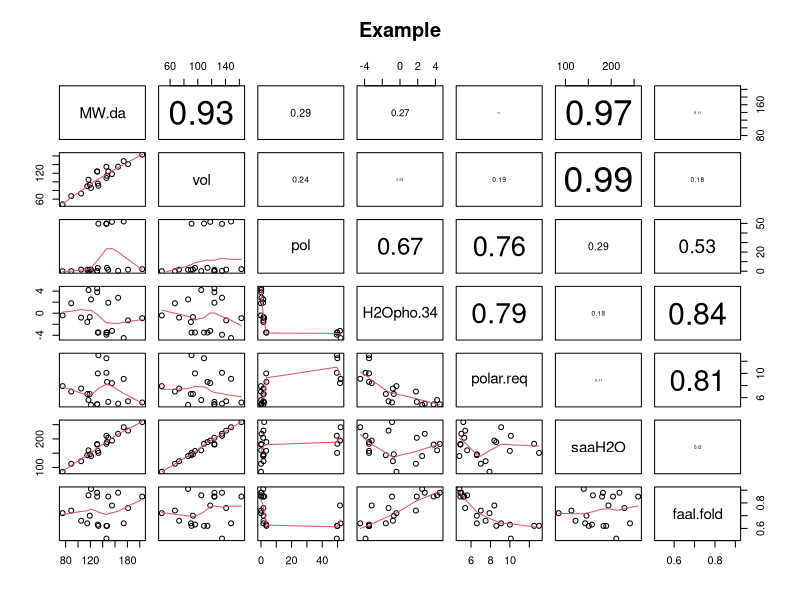
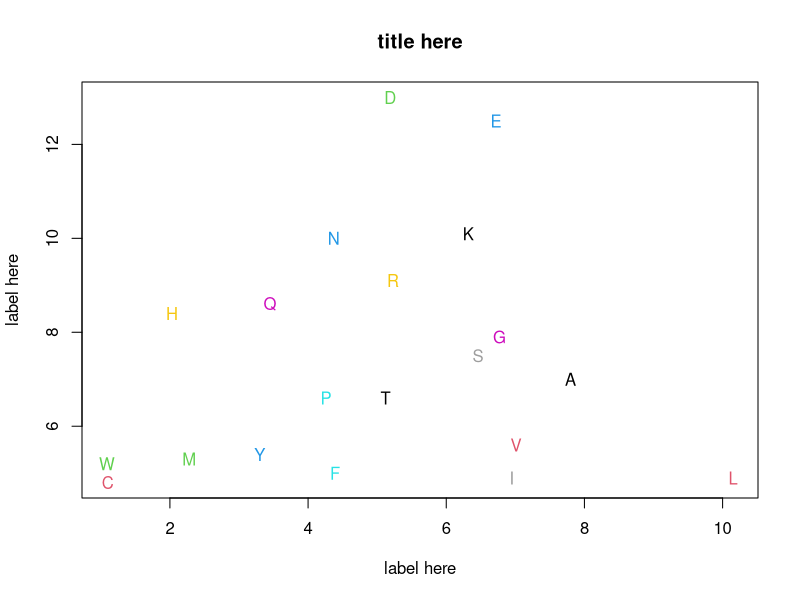
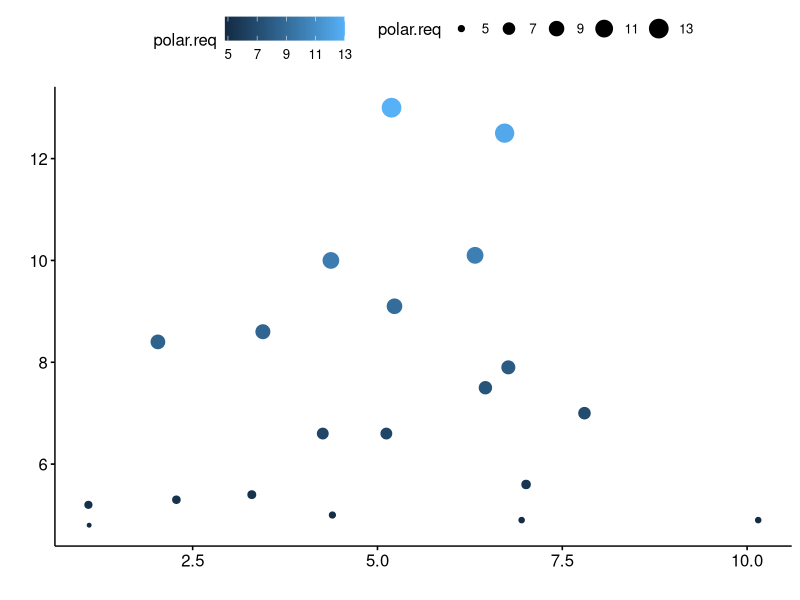
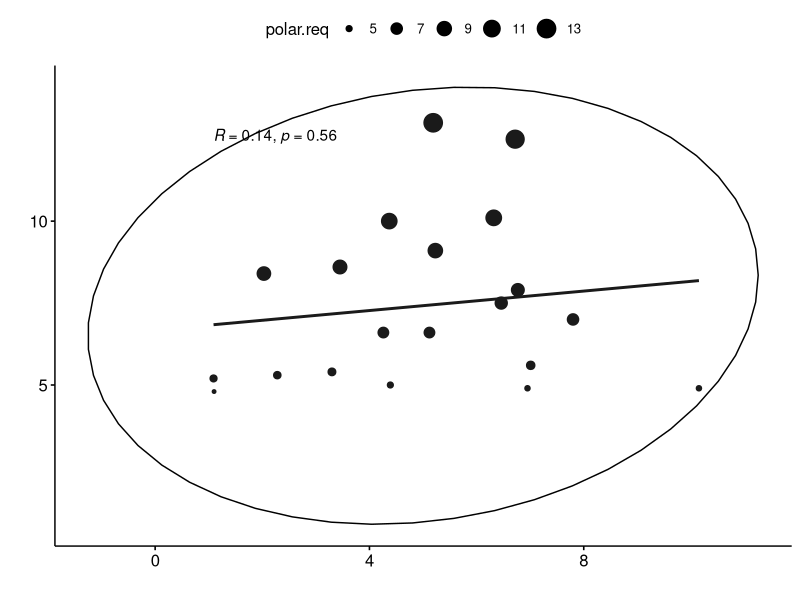
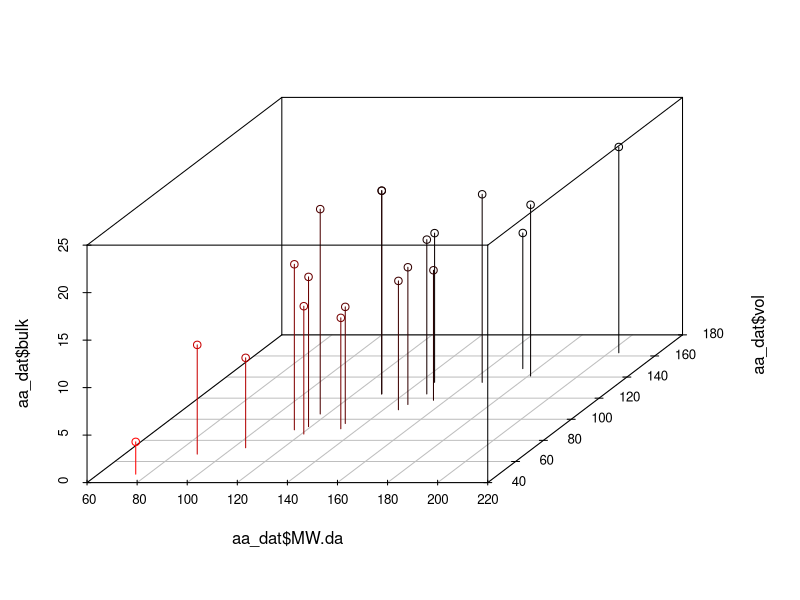
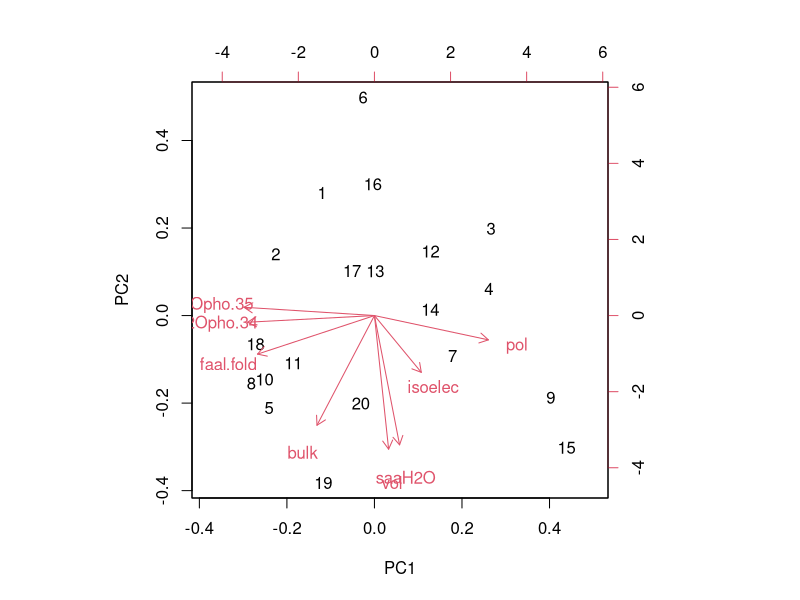
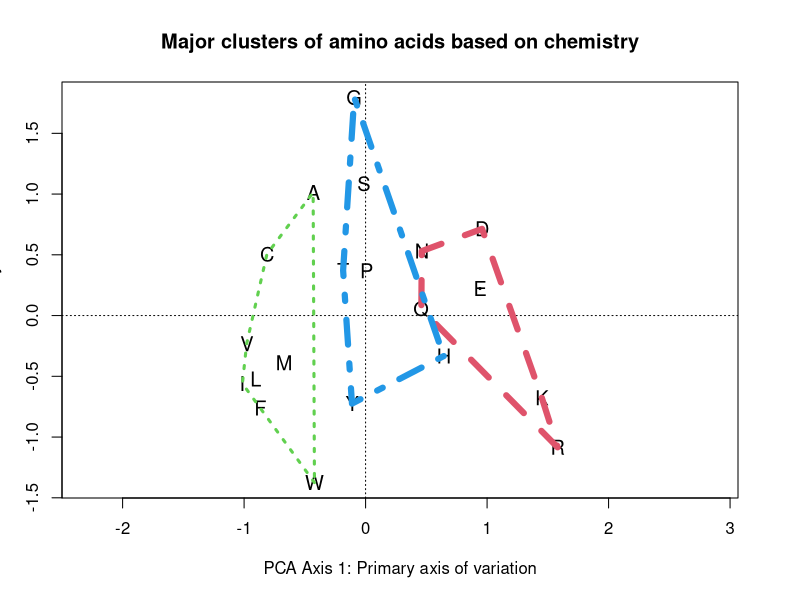
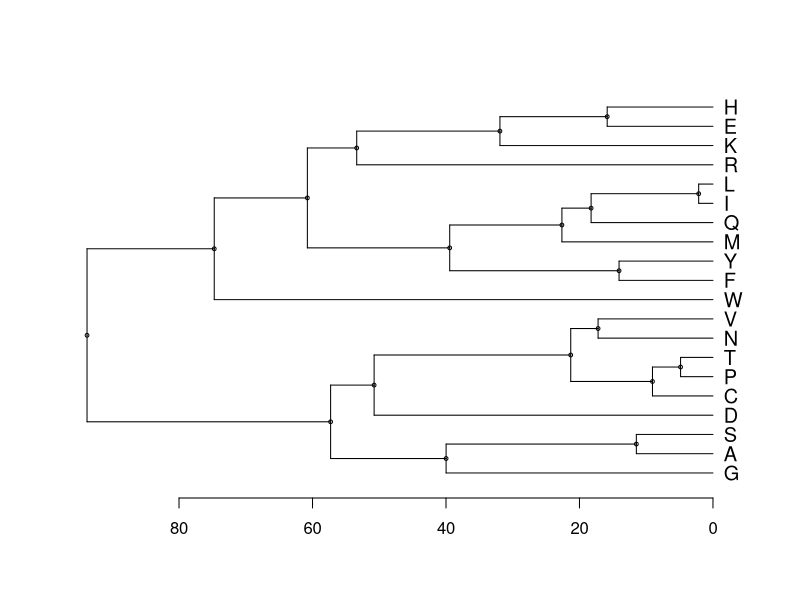

The R script that drew these images, in order:
## ---- chunk 1
library(ggplot2)
library(ggpubr)
library(vegan)
library(scatterplot3d)
## ---- chunk 2
# 1 letter code
aa        <-c('A','C','D','E','F','G','H','I','K','L','M','N',
              'P','Q','R','S','T','V','W','Y')


## molecular weight in dalton
MW.da     <-c(89,121,133,146,165,75,155,131,146,131,149,132,115,147,174,105,119,117,204,181)

## vol from van der Waals radii 
vol    <-c(67,86,91,109,135,48,118,124,135,124,124,96,90,
              114,148,73,93,105,163,141)

##  bulk – a measure of the shape of the side chain
bulk <-c(11.5,13.46,11.68,13.57,19.8,3.4,13.69,21.4,
              15.71,21.4,16.25,12.28,17.43,
              14.45,14.28,9.47,15.77,21.57,21.67,18.03)

## pol – a measure of the electric field strength around the molecule
pol  <-c(0,1.48,49.7,49.9,0.35,0,51.6,0.13,49.5,0.13,
              1.43,3.38,1.58,3.53,52,1.67,1.66,0.13,2.1,1.61)

## isoelec point
isoelec <-c(6,5.07,2.77,3.22,5.48,5.97,7.59,6.02,9.74,5.98,
                   5.74,5.41,6.3,5.65,10.76,5.68,6.16,5.96,5.89,5.66)

## 1st Hydrophobicity scale
H2Opho.34 <-c(1.8,2.5,-3.5,-3.5,2.8,-0.4,-3.2,4.5,-3.9,3.8,1.9,
                  -3.5,-1.6,-3.5,-4.5,-0.8,-0.7,4.2,-0.9,-1.3)

## 2nd Hydrophobicity scale
H2Opho.35 <-c(1.6,2,-9.2,-8.2,3.7,1,-3,3.1,-8.8,2.8,3.4,-4.8,
                  -0.2,-4.1,-12.3,0.6,1.2,2.6,1.9,-0.7)

## Surface area accessible to water in an unfolded peptide
saaH2O       <-c(113,140,151,183,218,85,194,182,211,180,204,158,
                 143,189,241,122,146,160,259,229)


## Fraction of accessible area lost when a protein folds
faal.fold    <-c(0.74,0.91,0.62,0.62,0.88,0.72,0.78,0.88,0.52,
                 0.85,0.85,0.63,0.64,0.62,0.64,0.66,0.7,0.86,0.85,0.76)



# Polar requirement 
polar.req    <-c(7,4.8,13,12.5,5,7.9,8.4,4.9,10.1,4.9,5.3,10,
                 6.6,8.6,9.1,7.5,6.6,5.6,5.2,5.4)

## relative frequency of occurance
## "The frequencies column shows the mean 
### percentage of each amino acid in the protein sequences 
### of modern organisms"
freq        <-c(7.8,1.1,5.19,6.72,4.39,6.77,2.03,6.95,6.32,
                10.15,2.28,4.37,4.26,3.45,5.23,6.46,5.12,7.01,1.09,3.3)

##
# charges
## un = Un-charged
## neg = negative
## pos = positive
charge<-c('un','un','neg','neg','un','un','pos','un','pos',
          'un','un','un','un','un','pos','un','un','un','un','un')

## hydropathy
hydropathy<-c('hydrophobic','hydrophobic','hydrophilic','
              hydrophilic','hydrophobic','neutral','neutral',
              'hydrophobic','hydrophilic','hydrophobic','hydrophobic',
              'hydrophilic','neutral',
              'hydrophilic','hydrophilic','neutral','neutral',
              'hydrophobic','hydrophobic','neutral')

## vol
vol.cat<-c('verysmall','small','small','medium',
              'verylarge','verysmall','medium','large','large',
              'large','large','small','small','medium','large',
              'verysmall',
              'small','medium','verylarge','verylarge')

## pol
pol.cat<-c('nonpolar','nonpolar','polar','polar',
                'nonpolar','nonpolar','polar','nonpolar',
                'polar','nonpolar','nonpolar','polar','nonpolar','polar',
                'polar','polar','polar','nonpolar','nonpolar','polar')

## chemical
chemical<-c('aliphatic','sulfur','acidic','acidic','aromatic',
            'aliphatic','basic','aliphatic','basic','aliphatic','sulfur',
            'amide','aliphatic','amide','basic','hydroxyl','hydroxyl',
            'aliphatic','aromatic','aromatic')




## ---- chunk 3
### Build dataframe
aa_dat <- data.frame(aa, 
                     MW.da,vol,
                     bulk, pol, 
                     isoelec,H2Opho.34, H2Opho.35,
                     saaH2O, faal.fold, polar.req,
                     freq, charge, hydropathy,
                     vol.cat, pol.cat, chemical)
## ---- chunk 4
cor_ <- round(cor(aa_dat[,-c(1,13:17)]),2)
diag(cor_) <- NA
cor_[upper.tri(cor_)] <- NA
cor_


## ---- chunk 5
which(cor_ == max(cor_, na.rm = T), arr.ind = T)
## ---- chunk 6
max(cor_, na.rm = T)
min(cor_, na.rm = T)
which(cor_ == min(cor_, na.rm = T), arr.ind = T)
## ---- chunk 7
panel.cor <- function(x, y, digits = 2, prefix = "", cex.cor,...)
{
    usr <- par("usr"); on.exit(par(usr))
    par(usr = c(0, 1, 0, 1))
    r <- abs(cor(x, y))
    txt <- format(c(r, 0.123456789), digits = digits)[1]
    txt <- paste0(prefix, txt)
    if(missing(cex.cor)) cex.cor <- 0.8/strwidth(txt)
    text(0.5, 0.5, txt, cex = cex.cor * r)
}
## ---- chunk 8
plot(aa_dat[,c("MW.da","vol","pol",
               "H2Opho.34","polar.req",
               "saaH2O","faal.fold")],
     panel = panel.smooth,
      upper.panel =panel.cor ,
     main = "Example")
## ---- chunk 9
plot(polar.req  ~ freq, data = aa_dat,
     xlab = "label here",
     ylab = "label here",
     main = "title here",
     col = 0)

text(polar.req ~ freq, 
     labels = aa, 
     data = aa_dat, 
     col = 1:20)
## ---- chunk 10
ggscatter(y = "polar.req",
          x = "freq",
          size = "polar.req",
          color = "polar.req",
          data = aa_dat,
          xlab = "",
          ylab = "")
## ---- chunk 11
ggscatter(y = "polar.req",
          x = "freq",
          size = "polar.req",
           add = "reg.line",  # line of best fit
           ellipse = TRUE,   # data ellipse
          cor.coef = TRUE, # correlation coef
         # color = "freq",
          data = aa_dat,
         xlab = "",
         ylab = "")
## ---- chunk 12
scatterplot3d(x = aa_dat$MW.da,
              y = aa_dat$vol,
              z = aa_dat$bulk,
              highlight.3d = TRUE,
              type="h")
## ---- chunk 13
aa_dat2 <- aa_dat[,-c(1,
                      2,11,12,
                      13,14,15,16,17)]
## ---- chunk 14
pca.out <- prcomp(aa_dat2, scale = TRUE)
## ---- chunk 15
biplot(pca.out)
## ---- chunk 16
rda.out <- vegan::rda(aa_dat2, 
                      scale = TRUE)
## ---- chunk 17
rda_scores <- scores(rda.out)
## ---- chunk 18
# Build plot
biplot(rda.out, display = "sites", col = 0,
         main = "Major clusters of amino acids based on chemistry",
       xlab = "PCA Axis 1: Primary axis of variation",
       ylab = "PCA Axis 1: Secondary axis of variation")

# add point
orditorp(rda.out, display = "sites", labels = aa_dat$aa, cex = 1.2)

# add groupings
ordihull(rda.out,
         group = aa_dat$hydropathy,
         col = 1:7,
         lty = 1:7,
         lwd = c(3,6))
## ---- chunk 19
row.names(aa_dat2) <- paste(aa_dat$aa,
                            #aa_dat$hydropathy,
                            sep = ".")
## ---- chunk 20
dist_euc <- dist(aa_dat2, 
                 method = "euclidean")
## ---- chunk 21
clust_euc <- hclust(dist_euc,
                    method = "average")
## ---- chunk 22
dendro_euc <- as.dendrogram(clust_euc)
plot(dendro_euc,horiz = T,
     nodePar = list(pch = c(1,NA), 
                  cex = 0.5, 
                   lab.cex = 1.2))
